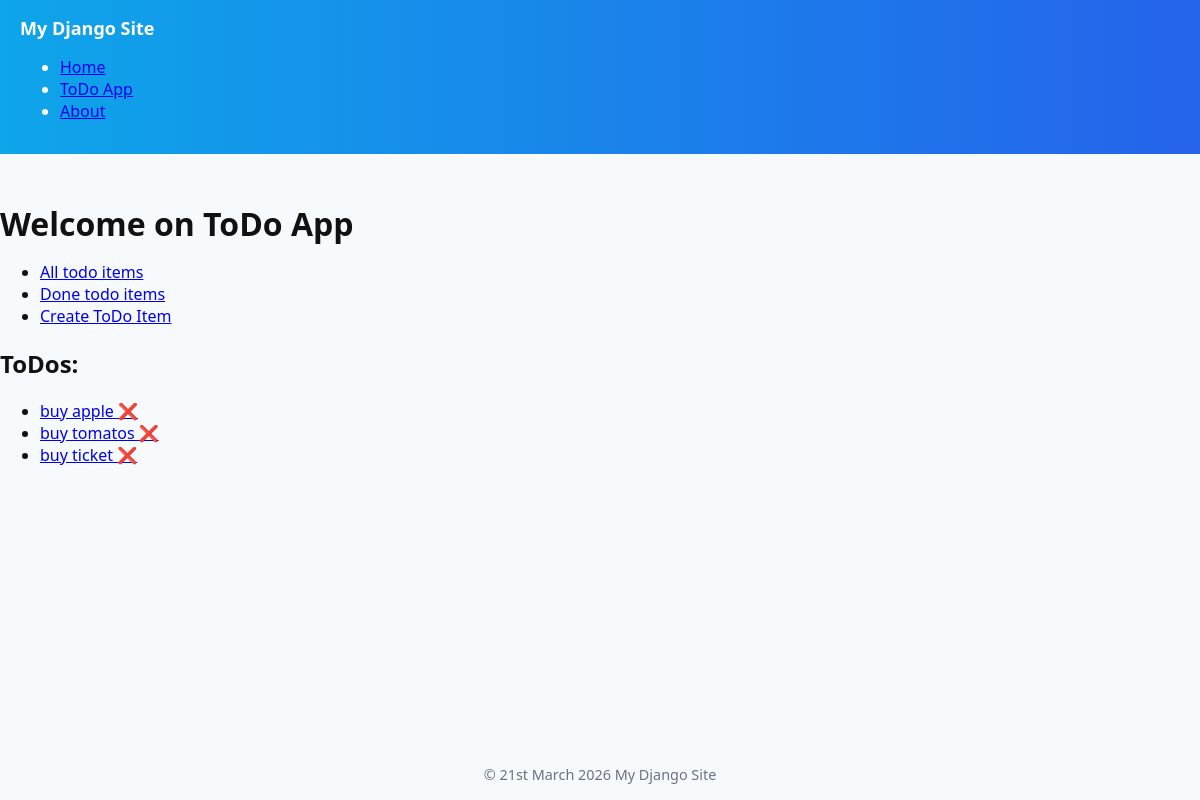
Page /todos/ on the earlier database version.
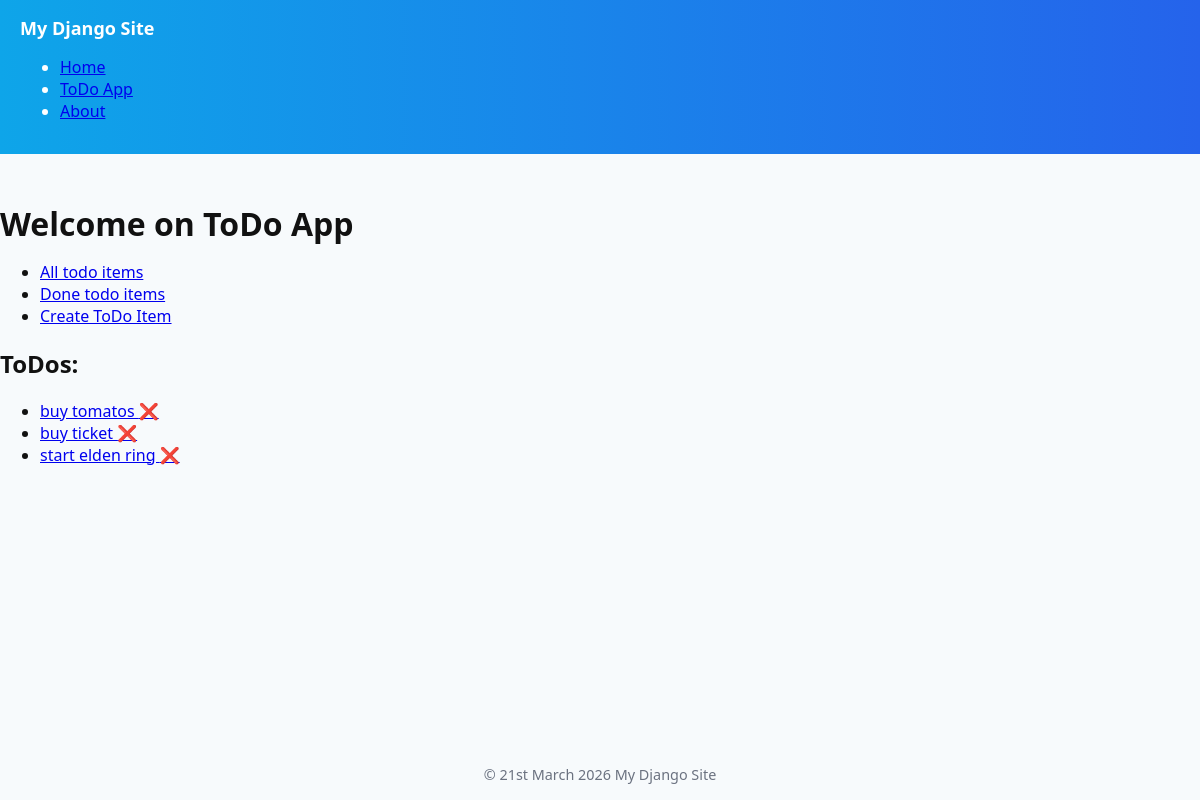
Same page on the later database version.
### todo_app/models.py (models this page shows, shortened)
class ToDoItem(models.Model):
    class Meta:
        ordering = ("id", )
        verbose_name = "ToDo Item"
    title = models.CharField(max_length=250)
    description = models.TextField(blank=True, null=False)
    done = models.BooleanField(default=False)
    archived = models.BooleanField(default=False)

### todo_app/views.py (the view)
# urls.py: path('', views.ToDoAppIndexView.as_view(), name='index'),
class ToDoAppIndexView(ListView):
    template_name = "todo_app/index.html"
    queryset = ToDoItem.objects.all().order_by("-id")[:3]

### todo_app/templates/todo_app/index.html
{% extends "todo_app/base.html" %}
{% block body %}
    <h1 style="margin:0 0 .25rem 0">Welcome on ToDo App</h1>
    <ul>
        <li><a href="{% url 'todo_app:list' %}">All todo items</a></li>
        <li><a href="{% url 'todo_app:done' %}">Done todo items</a></li>
        <li><a href="{% url 'todo_app:create' %}">Create ToDo Item</a></li>
    </ul>
    <h2>ToDos:</h2>
    {% include "todo_app/components/todo_items_list.html" %}
{% endblock body %}

### todo_app/templates/todo_app/components/todo_items_list.html (shortened to what this page needs)
<ul>
    {% for todo_item in object_list %}
        <li>
            <a href="{% url 'todo_app:detail' pk=todo_item.pk %}">
                {{ todo_item.title }}
                {% if todo_item.done %}
                    ✅
                {% else %}
                    ❌
                {% endif %}
            </a>
        </li>
    {% endfor %}

Differences in the rows shown:
removed ToDoItem: title "buy apple"
now on this page (row unchanged): ToDoItem: title "start elden ring"
